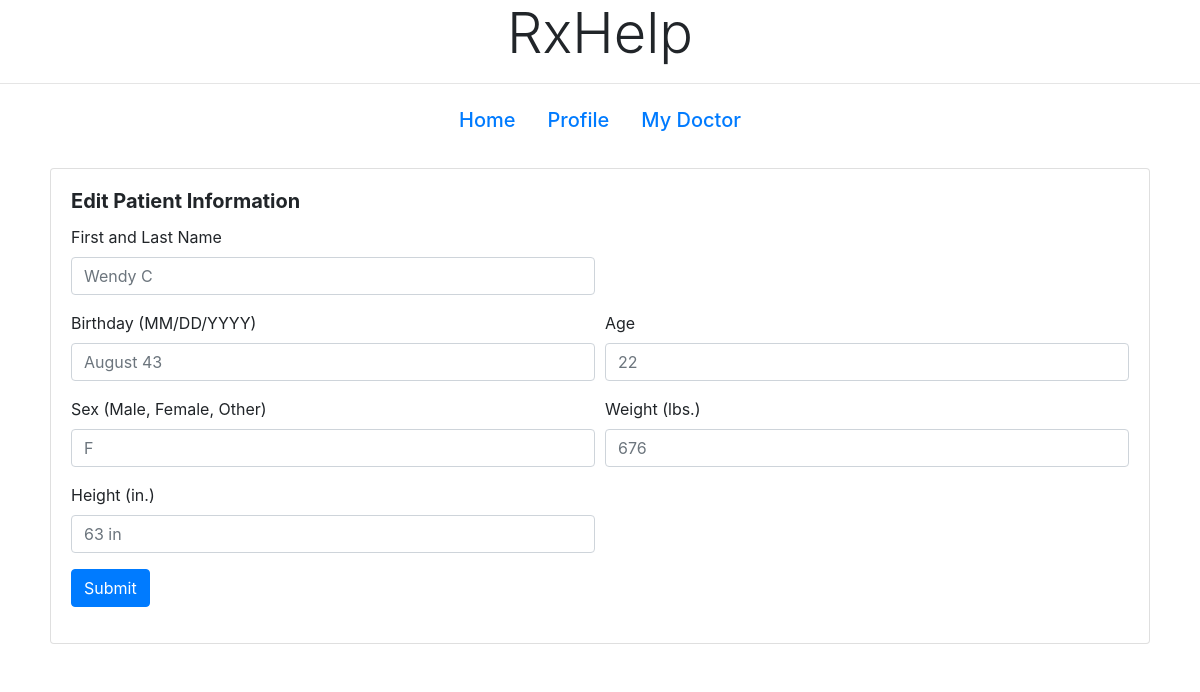
Page /patientProfile/edit/43825 on the earlier database version.
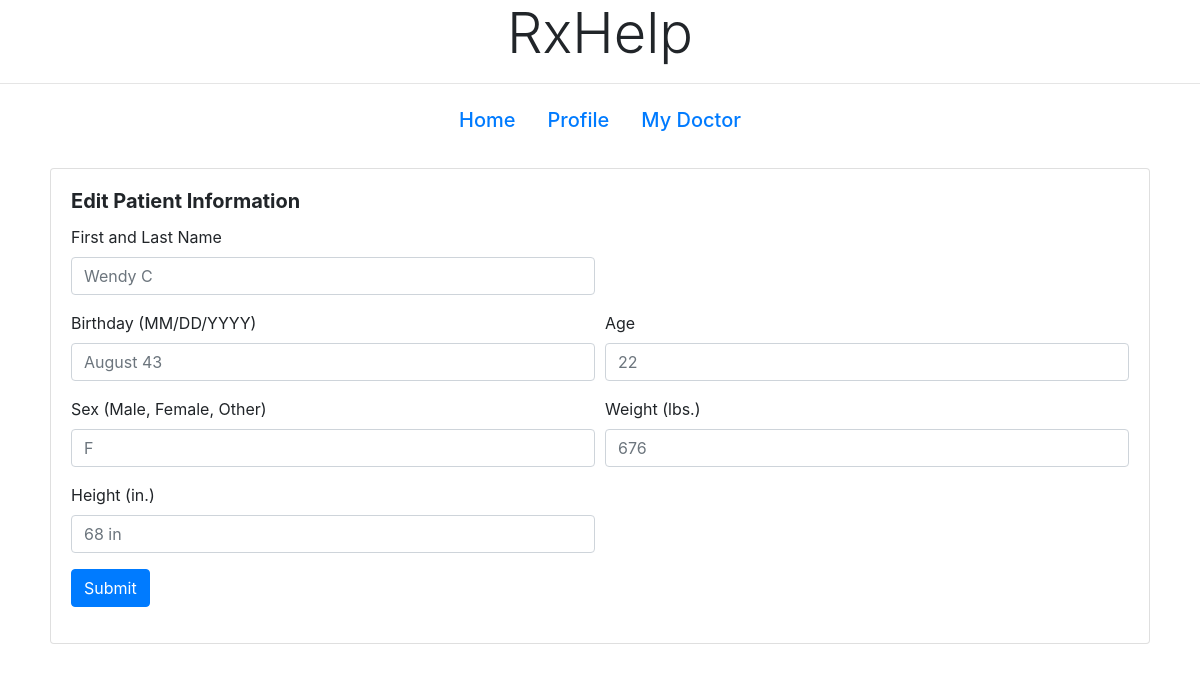
Same page on the later database version.
### tables this page shows
CREATE TABLE patients(
username VARCHAR(255) NOT NULL,
id_num INT PRIMARY KEY,
password VARCHAR(255) NOT NULL,
name VARCHAR(255) NOT NULL,
age INT, 
birthday VARCHAR(255) NOT NULL,
sex VARCHAR(255) NOT NULL,
height VARCHAR(255) NOT NULL,
weight INT,
img VARCHAR(255) NOT NULL
);

### app.py (the view, shortened to what this page needs)
@app.route('/patientProfile/edit/<id_num>', methods=['GET', 'POST'])
def editP(id_num):
    conn = sqlite3.connect('database.db')
    cur = conn.cursor()
    cur.execute("select * from patients where id_num = " + id_num + ";")
    pInfo = cur.fetchall()
    return render_template('patient/patientProfileEdit.html', pInfo=pInfo, id_num=id_num)

### templates/patient/patientProfileEdit.html (shortened to what this page needs)
<!DOCTYPE html>
<html lang="en">
<head>
  <link rel="stylesheet" href="https://stackpath.bootstrapcdn.com/bootstrap/4.1.3/css/bootstrap.min.css"
>
  <link rel="stylesheet"
        href="https://cdnjs.cloudflare.com/ajax/libs/bootstrap-datepicker/1.4.1/css/bootstrap-datepicker3.css"/>
</head>
<body>
<b><h1 style="text-align: center;" class="display-4">RxHelp</h1></b>
<hr>
<ul class="nav justify-content-center">
  <li class="nav-item">
    <a class="nav-link active" href="/patientHome/{{id_num}}"><h5>Home</h5></a>
  </li>
  <li class="nav-item">
    <a class="nav-link" href="/patientProfile/{{id_num}}"><h5>Profile</h5></a>
  </li>
  <li class="nav-item">
    <a class="nav-link" href="/patientMyDoctor/{{id_num}}"><h5>My Doctor</h5></a>
  </li>
</ul>
<div id="boxy" class="container">
  <div class="row">
    <div style="margin: 20px;" class="card w-100">
      <div class="card-body">
        <h5 class="card-title"><b>Edit Patient Information</b></h5>
        <form method="get">
          {% for p in pInfo %}
          <div class="form-row">
            <div class="form-group col-md-6">
              <label for="pName">First and Last Name</label>
              <input type="text" class="form-control" id="pName" name="pName" placeholder="{{p[3]}}">
            </div>
          </div>
          <div class="form-row">
            <div class="form-group col-md-6">
              <label class="control-label" for="pBirthday">Birthday (MM/DD/YYYY)</label>
              <input class="form-control" id="pBirthday" name="pBirthday" placeholder="{{p[5]}}" type="text"/>
            </div>
            <div class="form-group col-md-6">
              <label class="control-label" for="pAge">Age</label>
              <input class="form-control" id="pAge" placeholder="{{p[4]}}" type="text" name="pAge">
            </div>
          </div>
          <div class="form-row">
            <div class="form-group col-md-6">
              <label class="control-label" for="pGender">Sex (Male, Female, Other)</label>
              <input class="form-control" id="pGender" type="text" placeholder="{{p[6]}}" name="pGender">
            </div>
            <div class="form-group col-md-6">
              <label class="control-label" for="pWeight">Weight (lbs.)</label>
              <input class="form-control" id="pWeight" type="text" placeholder="{{p[8]}}" name="pWeight"/>
            </div>
          </div>
          <div class="form-row">
            <div class="form-group col-md-6">
              <label class="control-label" for="pHeight">Height (in.)</label>
              <input class="form-control" id="pHeight" type="text" placeholder="{{p[7]}}" name="pHeight"/>
            </div>
          </div>
          {% endfor %}
          <div class="form-group">
            <button class="btn btn-primary" name="submit" type="submit" formmethod="post" href="/patientProfile/{{id_num}}">Submit</button>
          </div>
        </form>
      </div>
    </div>
  </div>
</div>
</body>
</html>

Differences in the rows shown:
changed patients "Wendy C": pHeight "63 in" → "68 in"
